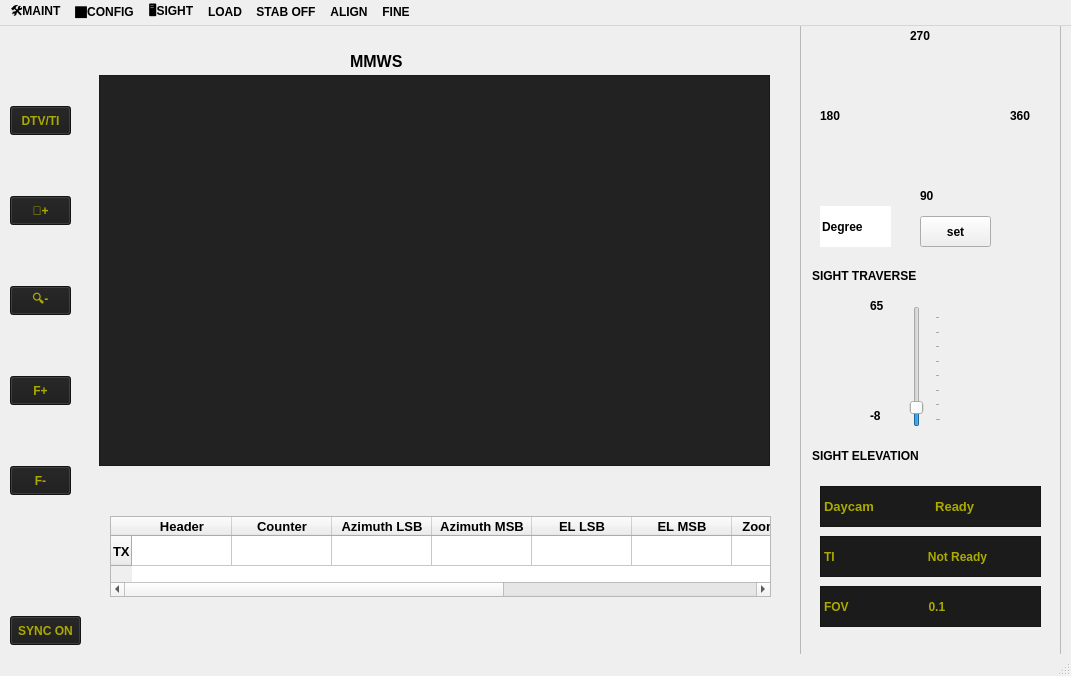
<?xml version="1.0" encoding="UTF-8"?>
<ui version="4.0">
 <class>MainWindow</class>
 <widget class="QMainWindow" name="MainWindow">
  <property name="enabled">
   <bool>true</bool>
  </property>
  <property name="geometry">
   <rect>
    <x>0</x>
    <y>0</y>
    <width>1071</width>
    <height>676</height>
   </rect>
  </property>
  <property name="font">
   <font>
    <bold>true</bold>
   </font>
  </property>
  <property name="windowTitle">
   <string>MainWindow</string>
  </property>
  <property name="styleSheet">
   <string notr="true"/>
  </property>
  <widget class="QWidget" name="centralwidget">
   <widget class="QTableWidget" name="bytesTable">
    <property name="geometry">
     <rect>
      <x>110</x>
      <y>490</y>
      <width>661</width>
      <height>81</height>
     </rect>
    </property>
    <property name="font">
     <font>
      <family>Arial</family>
      <pointsize>10</pointsize>
      <bold>true</bold>
     </font>
    </property>
    <property name="rowCount">
     <number>1</number>
    </property>
    <property name="columnCount">
     <number>10</number>
    </property>
    <row>
     <property name="text">
      <string>TX</string>
     </property>
    </row>
    <column>
     <property name="text">
      <string>Header</string>
     </property>
    </column>
    <column>
     <property name="text">
      <string>Counter</string>
     </property>
    </column>
    <column>
     <property name="text">
      <string>Azimuth LSB</string>
     </property>
    </column>
    <column>
     <property name="text">
      <string>Azimuth MSB</string>
     </property>
    </column>
    <column>
     <property name="text">
      <string>EL LSB</string>
     </property>
    </column>
    <column>
     <property name="text">
      <string>EL MSB</string>
     </property>
    </column>
    <column>
     <property name="text">
      <string>Zoom button</string>
     </property>
    </column>
    <column>
     <property name="text">
      <string>Focus button</string>
     </property>
    </column>
    <column>
     <property name="text">
      <string>Checksum</string>
     </property>
    </column>
    <column>
     <property name="text">
      <string>Footer</string>
     </property>
    </column>
   </widget>
   <widget class="QLabel" name="label">
    <property name="geometry">
     <rect>
      <x>350</x>
      <y>10</y>
      <width>71</width>
      <height>51</height>
     </rect>
    </property>
    <property name="font">
     <font>
      <family>Arial</family>
      <pointsize>12</pointsize>
      <bold>true</bold>
     </font>
    </property>
    <property name="text">
     <string>MMWS</string>
    </property>
   </widget>
   <widget class="QPushButton" name="DTVbutton">
    <property name="geometry">
     <rect>
      <x>10</x>
      <y>80</y>
      <width>61</width>
      <height>29</height>
     </rect>
    </property>
    <property name="font">
     <font>
      <bold>true</bold>
     </font>
    </property>
    <property name="styleSheet">
     <string notr="true">background-color: rgb(255, 170, 0);
background-color: rgb(27, 27, 27);
color:rgb(170, 170, 0)
</string>
    </property>
    <property name="text">
     <string>DTV/TI</string>
    </property>
   </widget>
   <widget class="QPushButton" name="Zoominbutton">
    <property name="geometry">
     <rect>
      <x>10</x>
      <y>170</y>
      <width>61</width>
      <height>29</height>
     </rect>
    </property>
    <property name="font">
     <font>
      <bold>true</bold>
     </font>
    </property>
    <property name="styleSheet">
     <string notr="true">background-color: rgb(255, 170, 0);
background-color: rgb(27, 27, 27);
color:rgb(170, 170, 0)
</string>
    </property>
    <property name="text">
     <string>🔎+</string>
    </property>
   </widget>
   <widget class="QPushButton" name="Zoomoutbutton">
    <property name="geometry">
     <rect>
      <x>10</x>
      <y>260</y>
      <width>61</width>
      <height>29</height>
     </rect>
    </property>
    <property name="font">
     <font>
      <bold>true</bold>
     </font>
    </property>
    <property name="styleSheet">
     <string notr="true">background-color: rgb(255, 170, 0);
background-color: rgb(27, 27, 27);
color:rgb(170, 170, 0)
</string>
    </property>
    <property name="text">
     <string>🔍-</string>
    </property>
   </widget>
   <widget class="QPushButton" name="Fplusbutton">
    <property name="geometry">
     <rect>
      <x>10</x>
      <y>350</y>
      <width>61</width>
      <height>29</height>
     </rect>
    </property>
    <property name="font">
     <font>
      <bold>true</bold>
     </font>
    </property>
    <property name="styleSheet">
     <string notr="true">background-color: rgb(255, 170, 0);
background-color: rgb(27, 27, 27);
color:rgb(170, 170, 0)
</string>
    </property>
    <property name="text">
     <string>F+</string>
    </property>
   </widget>
   <widget class="QPushButton" name="Fminusbutton">
    <property name="geometry">
     <rect>
      <x>10</x>
      <y>440</y>
      <width>61</width>
      <height>29</height>
     </rect>
    </property>
    <property name="font">
     <font>
      <bold>true</bold>
     </font>
    </property>
    <property name="styleSheet">
     <string notr="true">background-color: rgb(255, 170, 0);
background-color: rgb(27, 27, 27);
color:rgb(170, 170, 0)
</string>
    </property>
    <property name="text">
     <string>F-</string>
    </property>
   </widget>
   <widget class="QPushButton" name="Synconbutton">
    <property name="geometry">
     <rect>
      <x>10</x>
      <y>590</y>
      <width>71</width>
      <height>29</height>
     </rect>
    </property>
    <property name="font">
     <font>
      <family>Arial</family>
      <bold>true</bold>
     </font>
    </property>
    <property name="styleSheet">
     <string notr="true">background-color: rgb(255, 170, 0);
background-color: rgb(27, 27, 27);
color:rgb(170, 170, 0)
</string>
    </property>
    <property name="text">
     <string>SYNC ON</string>
    </property>
   </widget>
   <widget class="QFrame" name="frame">
    <property name="geometry">
     <rect>
      <x>800</x>
      <y>-10</y>
      <width>261</width>
      <height>661</height>
     </rect>
    </property>
    <property name="styleSheet">
     <string notr="true"/>
    </property>
    <property name="frameShape">
     <enum>QFrame::StyledPanel</enum>
    </property>
    <property name="frameShadow">
     <enum>QFrame::Raised</enum>
    </property>
    <widget class="QLineEdit" name="degreeInput">
     <property name="geometry">
      <rect>
       <x>20</x>
       <y>190</y>
       <width>71</width>
       <height>41</height>
      </rect>
     </property>
     <property name="font">
      <font>
       <bold>true</bold>
      </font>
     </property>
     <property name="text">
      <string>Degree</string>
     </property>
     <property name="frame">
      <bool>false</bool>
     </property>
    </widget>
    <widget class="QPushButton" name="setDegreeButton">
     <property name="geometry">
      <rect>
       <x>120</x>
       <y>200</y>
       <width>71</width>
       <height>31</height>
      </rect>
     </property>
     <property name="font">
      <font>
       <bold>true</bold>
      </font>
     </property>
     <property name="text">
      <string>set</string>
     </property>
    </widget>
    <widget class="QLabel" name="textvalue">
     <property name="geometry">
      <rect>
       <x>130</x>
       <y>430</y>
       <width>51</width>
       <height>21</height>
      </rect>
     </property>
     <property name="frameShape">
      <enum>QFrame::NoFrame</enum>
     </property>
     <property name="text">
      <string/>
     </property>
    </widget>
    <widget class="QSlider" name="verticalSlider">
     <property name="geometry">
      <rect>
       <x>100</x>
       <y>290</y>
       <width>41</width>
       <height>121</height>
      </rect>
     </property>
     <property name="font">
      <font>
       <bold>true</bold>
      </font>
     </property>
     <property name="styleSheet">
      <string notr="true">color:rgb(0, 85, 0)</string>
     </property>
     <property name="minimum">
      <number>-8</number>
     </property>
     <property name="maximum">
      <number>65</number>
     </property>
     <property name="orientation">
      <enum>Qt::Vertical</enum>
     </property>
     <property name="tickPosition">
      <enum>QSlider::TicksBelow</enum>
     </property>
     <property name="tickInterval">
      <number>10</number>
     </property>
    </widget>
    <widget class="RadarWidget" name="radarDisplayWidget" native="true">
     <property name="geometry">
      <rect>
       <x>60</x>
       <y>40</y>
       <width>141</width>
       <height>131</height>
      </rect>
     </property>
     <property name="font">
      <font>
       <family>Arial</family>
       <bold>true</bold>
      </font>
     </property>
    </widget>
    <widget class="QLabel" name="DTVStatusLabel">
     <property name="geometry">
      <rect>
       <x>20</x>
       <y>470</y>
       <width>221</width>
       <height>41</height>
      </rect>
     </property>
     <property name="font">
      <font>
       <pointsize>10</pointsize>
       <bold>true</bold>
      </font>
     </property>
     <property name="styleSheet">
      <string notr="true">background-color: rgb(255, 170, 0);
background-color: rgb(27, 27, 27);
color:rgb(170, 170, 0)</string>
     </property>
     <property name="frameShape">
      <enum>QFrame::StyledPanel</enum>
     </property>
     <property name="text">
      <string>Daycam                 Ready</string>
     </property>
    </widget>
    <widget class="QLabel" name="TIStatusLabel">
     <property name="geometry">
      <rect>
       <x>20</x>
       <y>520</y>
       <width>221</width>
       <height>41</height>
      </rect>
     </property>
     <property name="font">
      <font>
       <bold>true</bold>
      </font>
     </property>
     <property name="styleSheet">
      <string notr="true">background-color: rgb(255, 170, 0);
background-color: rgb(27, 27, 27);
color:rgb(170, 170, 0)</string>
     </property>
     <property name="frameShape">
      <enum>QFrame::StyledPanel</enum>
     </property>
     <property name="text">
      <string>TI                            Not Ready</string>
     </property>
    </widget>
    <widget class="QLabel" name="FOVStatusLabel">
     <property name="geometry">
      <rect>
       <x>20</x>
       <y>570</y>
       <width>221</width>
       <height>41</height>
      </rect>
     </property>
     <property name="font">
      <font>
       <bold>true</bold>
      </font>
     </property>
     <property name="styleSheet">
      <string notr="true">background-color: rgb(255, 170, 0);
background-color: rgb(27, 27, 27);
color:rgb(170, 170, 0)
</string>
     </property>
     <property name="frameShape">
      <enum>QFrame::StyledPanel</enum>
     </property>
     <property name="text">
      <string>FOV                        0.1</string>
     </property>
    </widget>
    <widget class="QLabel" name="label_6">
     <property name="geometry">
      <rect>
       <x>210</x>
       <y>90</y>
       <width>41</width>
       <height>20</height>
      </rect>
     </property>
     <property name="text">
      <string>360</string>
     </property>
    </widget>
    <widget class="QLabel" name="label_3">
     <property name="geometry">
      <rect>
       <x>20</x>
       <y>90</y>
       <width>41</width>
       <height>20</height>
      </rect>
     </property>
     <property name="text">
      <string>180</string>
     </property>
    </widget>
    <widget class="QLabel" name="label_5">
     <property name="geometry">
      <rect>
       <x>120</x>
       <y>170</y>
       <width>21</width>
       <height>20</height>
      </rect>
     </property>
     <property name="text">
      <string>90</string>
     </property>
    </widget>
    <widget class="QLabel" name="label_4">
     <property name="geometry">
      <rect>
       <x>110</x>
       <y>10</y>
       <width>31</width>
       <height>20</height>
      </rect>
     </property>
     <property name="text">
      <string>270</string>
     </property>
    </widget>
    <widget class="QLabel" name="label_7">
     <property name="geometry">
      <rect>
       <x>12</x>
       <y>430</y>
       <width>131</width>
       <height>20</height>
      </rect>
     </property>
     <property name="font">
      <font>
       <bold>true</bold>
      </font>
     </property>
     <property name="text">
      <string>SIGHT ELEVATION</string>
     </property>
    </widget>
    <widget class="QLabel" name="degreeval">
     <property name="geometry">
      <rect>
       <x>130</x>
       <y>250</y>
       <width>51</width>
       <height>21</height>
      </rect>
     </property>
     <property name="frameShape">
      <enum>QFrame::NoFrame</enum>
     </property>
     <property name="text">
      <string/>
     </property>
    </widget>
    <widget class="QLabel" name="label_8">
     <property name="geometry">
      <rect>
       <x>70</x>
       <y>390</y>
       <width>21</width>
       <height>20</height>
      </rect>
     </property>
     <property name="text">
      <string>-8</string>
     </property>
    </widget>
    <widget class="QLabel" name="label_9">
     <property name="geometry">
      <rect>
       <x>70</x>
       <y>280</y>
       <width>21</width>
       <height>20</height>
      </rect>
     </property>
     <property name="text">
      <string>65</string>
     </property>
    </widget>
    <widget class="QLabel" name="label_10">
     <property name="geometry">
      <rect>
       <x>12</x>
       <y>250</y>
       <width>131</width>
       <height>20</height>
      </rect>
     </property>
     <property name="font">
      <font>
       <bold>true</bold>
      </font>
     </property>
     <property name="text">
      <string>SIGHT TRAVERSE</string>
     </property>
    </widget>
   </widget>
   <widget class="QFrame" name="frame_2">
    <property name="geometry">
     <rect>
      <x>99</x>
      <y>49</y>
      <width>671</width>
      <height>391</height>
     </rect>
    </property>
    <property name="styleSheet">
     <string notr="true">background-color: rgb(34, 34, 34);</string>
    </property>
    <property name="frameShape">
     <enum>QFrame::StyledPanel</enum>
    </property>
    <property name="frameShadow">
     <enum>QFrame::Raised</enum>
    </property>
   </widget>
  </widget>
  <widget class="QMenuBar" name="menubar">
   <property name="geometry">
    <rect>
     <x>0</x>
     <y>0</y>
     <width>1071</width>
     <height>26</height>
    </rect>
   </property>
   <widget class="QMenu" name="menu_MAINT">
    <property name="title">
     <string>🛠MAINT</string>
    </property>
    <addaction name="actionMOTOR_BRAKE_PAGE"/>
    <addaction name="actionDRIFT_CONTROL_PAGE"/>
    <addaction name="actionCHECK_SYSTEM_PAGE"/>
    <addaction name="actionENCODER_RESET_PAGE"/>
   </widget>
   <widget class="QMenu" name="menu_CONFIG">
    <property name="font">
     <font>
      <bold>true</bold>
     </font>
    </property>
    <property name="title">
     <string>⬛CONFIG</string>
    </property>
   </widget>
   <widget class="QMenu" name="menu_SIGHT">
    <property name="title">
     <string>🖥SIGHT</string>
    </property>
   </widget>
   <widget class="QMenu" name="menuLOAD">
    <property name="title">
     <string>LOAD</string>
    </property>
   </widget>
   <widget class="QMenu" name="menuSTAB_OFF">
    <property name="title">
     <string>STAB OFF</string>
    </property>
   </widget>
   <widget class="QMenu" name="menuALIGN">
    <property name="title">
     <string>ALIGN</string>
    </property>
   </widget>
   <widget class="QMenu" name="menuFINE">
    <property name="title">
     <string>FINE</string>
    </property>
   </widget>
   <addaction name="menu_MAINT"/>
   <addaction name="menu_CONFIG"/>
   <addaction name="menu_SIGHT"/>
   <addaction name="menuLOAD"/>
   <addaction name="menuSTAB_OFF"/>
   <addaction name="menuALIGN"/>
   <addaction name="menuFINE"/>
  </widget>
  <widget class="QStatusBar" name="statusbar"/>
  <action name="actionMOTOR_BRAKE_PAGE">
   <property name="text">
    <string>MOTOR BRAKE PAGE</string>
   </property>
   <property name="font">
    <font>
     <family>Arial</family>
     <bold>true</bold>
    </font>
   </property>
  </action>
  <action name="actionDRIFT_CONTROL_PAGE">
   <property name="text">
    <string>DRIFT CONTROL PAGE</string>
   </property>
  </action>
  <action name="actionCHECK_SYSTEM_PAGE">
   <property name="text">
    <string>CHECK SYSTEM PAGE</string>
   </property>
  </action>
  <action name="actionENCODER_RESET_PAGE">
   <property name="text">
    <string>ENCODER RESET PAGE</string>
   </property>
  </action>
 </widget>
 <customwidgets>
  <customwidget>
   <class>RadarWidget</class>
   <extends>QWidget</extends>
   <header>radarwidget.h</header>
   <container>1</container>
  </customwidget>
 </customwidgets>
 <resources/>
 <connections/>
</ui>
